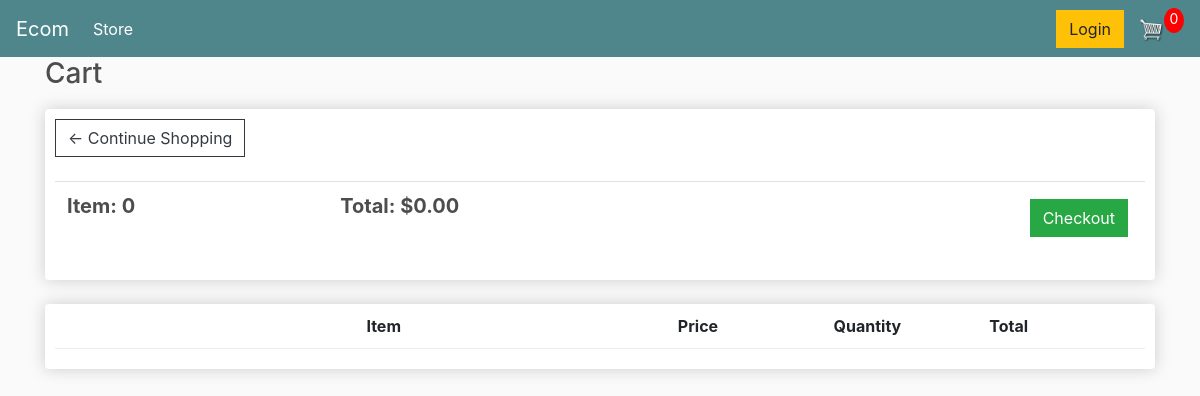
The app's page /cart/ (signed in), older data.
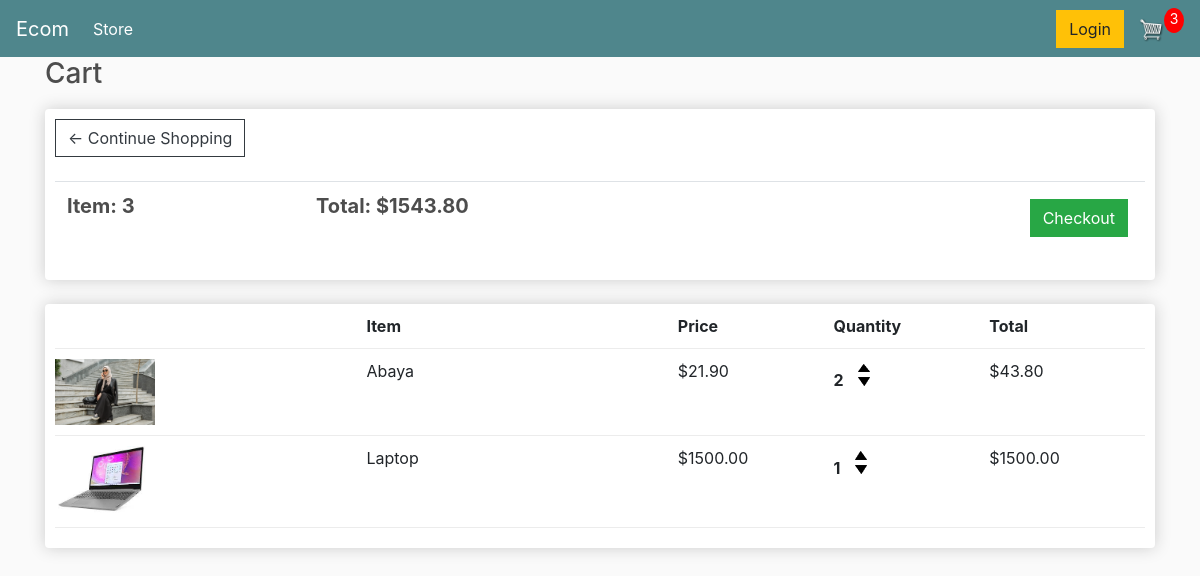
The same page, newer data.
### store/models.py (models this page shows, shortened)
class Order(models.Model):
    customer = models.ForeignKey(Customer , on_delete=models.SET_NULL , blank=True , null=True)
    date_order = models.DateTimeField(auto_now_add=True)
    complete = models.BooleanField(default=False , null=True , blank=False)
    transaction_id = models.CharField(max_length=200 , null=True)
    @property
    def get_total_price(self):
        orderItem = self.orderitem_set.all()
        total = sum([i.get_total for i in orderItem])
        return total
    @property
    def get_total_item(self):
        orderItem = self.orderitem_set.all()
        total = sum([i.quantity for i in orderItem])
        return total

class OrderItem(models.Model):
    product = models.ForeignKey(Product , on_delete=models.SET_NULL , blank=True,null=True)
    order = models.ForeignKey(Order , on_delete=models.SET_NULL , blank=True, null=True)
    quantity = models.IntegerField(default=0 , null=True , blank=True)
    date_added = models.DateTimeField(auto_now_add=True)
    @property
    def get_total(self):
        total = self.product.price * self.quantity
        return total

class Product(models.Model):
    name = models.CharField(max_length=200, null=True)
    price = models.DecimalField(max_digits=9 , decimal_places=2)
    digital = models.BooleanField(default=False, null=True , blank=False)
    image = models.ImageField(null=True,blank=True)
    @property
    def imageUrl(self):
        try:
            url = self.image.url
        except: url = ""
        return url

### store/views.py (the view)
# urls.py: path("cart/" , views.cart , name="cart"),
def cart(request):
    data = cartData(request)
    orderItem = data["allOrder"]
    order = data["order"]
    cartItem = data["cartTotal"]
    context = {"allOrder":orderItem, "order":order,"cartTotal": cartItem,}
    return render(request , "store/cart.html" , context)

### store/utils.py (called while the page is built)
def cartData(request):
    if request.user.is_authenticated:
        customer = request.user.customer
        order,create  = Order.objects.get_or_create(customer=customer , complete=False)
        orderItem = order.orderitem_set.all()
        cartItem = order.get_total_item
    else:
        cart_cookies = cartCookies(request)
        orderItem = cart_cookies["allOrder"]
        order = cart_cookies["order"]
        cartItem = cart_cookies["cartTotal"]
    return {"allOrder":orderItem , "order":order , "cartTotal":cartItem}

### store/templates/store/cart.html
{% extends "store/main.html" %}
{% load static %}
{% block content %}
    <h3>Cart</h3>
    <div class="row">
        <div class="col-lg-12">
            <div class="box-element">
                <a href="{% url 'store' %}" class="btn btn-outline-dark">&#x2190; Continue Shopping</a>
                <br><br>
                <table class="table">
                    <tr>
                        <th><h5> <strong>Item: {{order.get_total_item}}</strong> </h5></th>
                        <th><h5><strong>Total: ${{order.get_total_price|floatformat:2}}</strong></h5></th>
                        <th>
                            <a style="float: right; margin: 5px;" href="{% url 'checkout' %}" class="btn btn-success">Checkout</a>
                        </th>
                    </tr>
                </table>
            </div>
            <br>
            <div class="box-element">
                <div class="cart-row">
                    <div style="flex: 2;"><strong></strong></div>
                    <div style="flex: 2;"><strong>Item</strong></div>
                    <div style="flex: 1;"><strong>Price</strong></div>
                    <div style="flex: 1;"><strong>Quantity</strong></div>
                    <div style="flex: 1;"><strong>Total</strong></div>
                </div>
                {% for item in allOrder %}
                    <div class="cart-row">
                        <div style="flex: 2;"><img class="row-image" src="{{item.product.imageUrl}}" alt=""></div>
                        <div style="flex: 2;">{{item.product.name}}</div>
                        <div style="flex: 1;">${{item.product.price|floatformat:2}}</div>
                        <div style="flex: 1;">
                            <p class="quantity">{{item.quantity}}</p>
                            <div class="quantity">
                                <img class="chg-quantity update-btn" data-productid="{{item.product.id}}" data-action="add" src="{% static 'images/arrow-up.png' %}" alt="">
                                <img class="chg-quantity update-btn" data-productid="{{item.product.id}}" data-action="remove" src="{% static 'images/arrow-down.png' %}" alt="">
                            </div>
                        </div>
                        <div style="flex: 1;">${{item.get_total|floatformat:2}}</div>
                    </div>
                {% endfor %}
            </div>
        </div>
    </div>
{% endblock %}

### store/templates/store/main.html (shortened to what this page needs)
<!DOCTYPE html>
{% load static %}
<html lang="en">
<head>
  <link rel="stylesheet" href="https://stackpath.bootstrapcdn.com/bootstrap/4.4.1/css/bootstrap.min.css">
  <link rel="stylesheet" href="{% static 'css/main.css' %}">
</head>
<body>
  <nav class="navbar navbar-expand-lg navbar-dark bg-dark">
      <a class="navbar-brand" href="{% url 'store' %}">Ecom</a>
      <div class="collapse navbar-collapse" id="navbarSupportedContent">
        <ul class="navbar-nav mr-auto">
          <li class="nav-item active">
            <a class="nav-link" href="{% url 'store' %}">Store<span class="sr-only">(current)</span></a>
          </li>
        </ul>
        <div class="form-inline my-2 my-lg-0">
          <a href="#" class="btn btn-warning">Login</a>
          <a href="{% url 'cart' %}">
            <img id="cart-icon" src="{% static 'images/cart.png' %}">
          </a>
          <p id="cart-total">{{cartTotal}}</p>
        </div>
      </div>
    </nav>
  <div class="container">
    {% block content %}
    {% endblock %}
  </div>
</body>
</html>

### static/css/main.css (style rules this page uses)
body { background-color: hsl(0, 0%, 98%); }
h1,h2,h3,h4,h5,h6 { color:hsl(0, 0%, 30%); }
.box-element { box-shadow:hsl(0, 0%, 80%) 0 0 16px; background-color: #fff; border-radius: 4px; padding: 10px; }
.bg-dark { background-color: #4f868c!important; }
#cart-icon { width:25px; display: inline-block; margin-left: 15px; }
#cart-total { display: block; text-align: center; color:#fff; background-color: red; width: 20px; height: 25px; border-radius: 50%; font-size: 14px; }
.col-lg-4, .col-lg-6, .col-lg-8, .col-lg-12 { margin-top: 10px; }
.btn { border-radius: 0; }
.row-image { width: 100px; }
.cart-row { display: flex; align-items: flex-stretch; padding-bottom: 10px; margin-bottom: 10px; border-bottom: 1px solid #ececec; }
.quantity { display: inline-block; font-weight: 700; padding-right:10px; }
.chg-quantity { width: 12px; cursor: pointer; display: block; margin-top: 5px; transition:.1s; }

Row changes from the older to the newer data that the page shows:
changed Order: get_total_item "0" → "3"; get_total_price "0.00" → "1543.80"
added OrderItem: product.imageUrl (picture), product.name "Abaya", product.price "21.90", quantity "2", get_total "43.80"
added OrderItem: product.imageUrl (picture), product.name "Laptop", product.price "1500.00", quantity "1", get_total "1500.00"
Text that changed along with them:
{{ cartTotal }}: "0" → "3"
